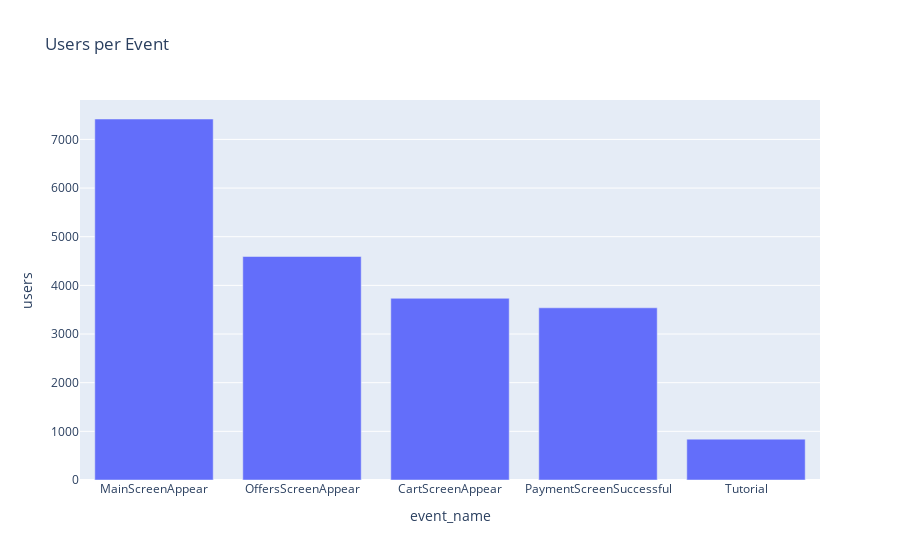

The code cell stored with this chart in its notebook:
### Markdown cell above
The `MainScreenAppear` event is the most frequency event. 

## <a id='toc8_2_'></a>[User quantity for each event](#toc0_)

Now we are going to visualice the number of users in each event.

### Code cell
# Grouping for event name
user_per_event = (data_filtered.
                groupby(by='event_name', as_index=False).
                agg({'user_id':'nunique'}))
user_per_event.columns = ['event_name','users']
user_per_event = user_per_event.sort_values(by='users',
                                            ascending=False)

display(user_per_event)

# Plot the result
fig = px.bar(user_per_event,
            x='event_name',
            y='users',
            title="Users per Event")

fig.show()

### Figure 1 — Plotly figure (JSON) as saved in the notebook; plotly's stock layout.template omitted (floating-point values rounded to 4 significant figures)
{"data": [{"alignmentgroup": "True", "hovertemplate": "event_name=%{x}<br>users=%{y}<extra></extra>", "legendgroup": "", "marker": {"color": "#636efa", "pattern": {"shape": ""}}, "name": "", "offsetgroup": "", "orientation": "v", "showlegend": false, "textposition": "auto", "type": "bar", "x": ["MainScreenAppear", "OffersScreenAppear", "CartScreenAppear", "PaymentScreenSuccessful", "Tutorial"], "xaxis": "x", "y": [7419, 4593, 3734, 3539, 840], "yaxis": "y"}], "layout": {"barmode": "relative", "legend": {"tracegroupgap": 0}, "title": {"text": "Users per Event"}, "xaxis": {"anchor": "y", "domain": [0, 1], "title": {"text": "event_name"}}, "yaxis": {"anchor": "x", "domain": [0, 1], "title": {"text": "users"}}}}
